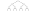

Generate this figure with gnuplot:
#
# PARENT POINTERS
#
WIDTH  = 36
HEIGHT = 11

dx = real(3)
dy = real(3)

load "docs/plots/figures/graph.gnuplot"
load "docs/plots/components.gnuplot"
load "docs/plots/ruler.gnuplot"

load "docs/plots/colors.gnuplot"

COLOR_1 = BLUE
COLOR_2 = ORANGE
COLOR_3 = CYAN
COLOR_4 = PINK

X_OFFSET = 6
Y_OFFSET = 1

eval spot(dx*4, dy*0, BLACK)
eval link(dx*4, dy*0, dx*2, dy*1, 2, 1, BLACK)
eval link(dx*4, dy*0, dx*6, dy*1, 2, 1, BLACK)


eval spot(dx*2, dy*1, BLACK)
eval link(dx*2, dy*1, dx*1, dy*2, 2, 1, BLACK)
eval link(dx*2, dy*1, dx*3, dy*2, 2, 1, BLACK)

eval spot(dx*6, dy*1, BLACK)
eval link(dx*6, dy*1, dx*5, dy*2, 2, 1, BLACK)
eval link(dx*6, dy*1, dx*7, dy*2, 2, 1, BLACK)


eval spot(dx*1, dy*2, BLACK)
eval link(dx*1, dy*2, dx*1 - 0.5*dx, dy*3, 2, 1, BLACK)
eval link(dx*1, dy*2, dx*1 + 0.5*dx, dy*3, 2, 1, BLACK)

eval spot(dx*3, dy*2, BLACK)
eval link(dx*3, dy*2, dx*3 - 0.5*dx, dy*3, 2, 1, BLACK)
eval link(dx*3, dy*2, dx*3 + 0.5*dx, dy*3, 2, 1, BLACK)

eval spot(dx*5, dy*2, BLACK)
eval link(dx*5, dy*2, dx*5 - 0.5*dx, dy*3, 2, 1, BLACK)
eval link(dx*5, dy*2, dx*5 + 0.5*dx, dy*3, 2, 1, BLACK)

eval spot(dx*7, dy*2, BLACK)
eval link(dx*7, dy*2, dx*7 - 0.5*dx, dy*3, 2, 1, BLACK)
eval link(dx*7, dy*2, dx*7 + 0.5*dx, dy*3, 2, 1, BLACK)


eval spot(dx*0  + 0.5*dx, dy*3, BLACK)
eval spot(dx*1  + 0.5*dx, dy*3, BLACK)
eval spot(dx*2  + 0.5*dx, dy*3, BLACK)
eval spot(dx*3  + 0.5*dx, dy*3, BLACK)
eval spot(dx*4  + 0.5*dx, dy*3, BLACK)
eval spot(dx*5  + 0.5*dx, dy*3, BLACK)
eval spot(dx*6  + 0.5*dx, dy*3, BLACK)
eval spot(dx*7  + 0.5*dx, dy*3, BLACK)


plot NaN notitle
